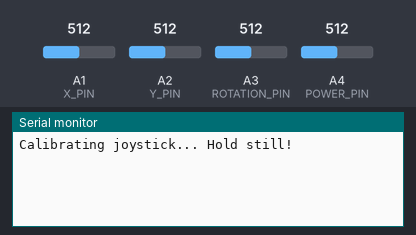
This sketch was run on a simulated Arduino Uno, built with avr-gcc and run on an emulated ATmega328P. On the bench: the last lines printed to the serial monitor. The inputs (shaded band) are chosen by the test bench; at power-on: A4 (POWER_PIN) = 512, A1 (X_PIN) = 512, A2 (Y_PIN) = 512, A3 (ROTATION_PIN) = 512. No radio packets arrive unless stated.

Above: at 0.8 s.
0.9 s: A4 (POWER_PIN) set to 217
At 3.5 s:
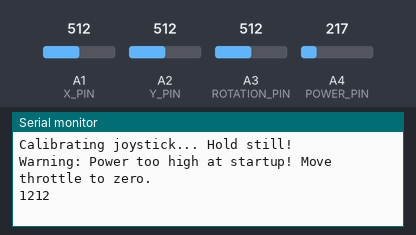
3.8 s: A4 (POWER_PIN) set to 187
5.3 s: A4 (POWER_PIN) set to 55
6.8 s: A4 (POWER_PIN) set to 49
At 7.7 s:
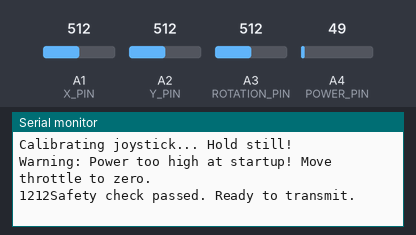

Measured:
- the behaviour switches between 52 and 51 on A4 (POWER_PIN) (found by bisection; images 1 and 2)
- after the input at 0.9 s, the serial monitor: prints a new line after 1.4 s (image 1)
- after the input at 6.8 s, the serial monitor: prints a new line at once (image 2)

The sketch:

Remote.ino
```cpp
#include <SPI.h>
#include <nRF24L01.h>
#include "RF24.h"

#define CE_PIN 5
#define CSN_PIN 6

RF24 radio(CE_PIN, CSN_PIN);

const uint64_t pipe = 0xE8E8F0F0E1LL;

// Joystick input pins
#define X_PIN A1
#define Y_PIN A2
#define ROTATION_PIN A3
#define POWER_PIN A4

// Struct to send data
struct DroneData {
  int x;
  int y;
  int rotation;
  int power;
};

DroneData data;

// Calibration values
int rollOffset = 0;
int pitchOffset = 0;
int yawOffset = 0;

// Safety check
bool safetyCheckPassed = false;

void setup(void){

 Serial.begin(57600);

  radio.begin();
  radio.setPALevel(RF24_PA_MAX);
  radio.openWritingPipe(pipe);
  radio.setChannel(108);
  radio.setDataRate(RF24_250KBPS);
  radio.stopListening();

  calibrateJoystick();

  int mappedPower = map(analogRead(POWER_PIN), 0, 1023, 1000, 2000);

  //Safety: If power is too high at startup, require user action
  if (mappedPower > 1200) {
    Serial.println("Warning: Power too high at startup! Move throttle to zero.");
    Serial.print(mappedPower);
    while (true) {
      int currentPower = analogRead(POWER_PIN);
      int mappedCurrentPower = map(currentPower, 0, 1023, 1000, 2000);
      if (mappedCurrentPower < 1050) {  // Allow start when power is low
        safetyCheckPassed = true;
        Serial.println("Safety check passed. Ready to transmit.");
        delay(1000);
        break;
      }
      delay(100);
    }
  } else {
    safetyCheckPassed = true;
  }
}

void loop(void)
{
  //if (!safetyCheckPassed) return;  // Block transmission if safety check failed

  // Read analog values
  data.x = constrain(map(analogRead(X_PIN), 0, 1023, 1000, 2000) - rollOffset, 1000, 2000);
  data.y = constrain(map(analogRead(Y_PIN), 0, 1023, 1000, 2000) - pitchOffset, 1000, 2000);
  data.rotation = constrain(map(analogRead(ROTATION_PIN), 0, 1023, 1000, 2000) - yawOffset, 1000, 2000);
  data.power = map(analogRead(POWER_PIN), 0, 1023, 1000, 2000);

  // Send data
  radio.write(&data, sizeof(data));

  Serial.print("X: ");
  Serial.print(data.x);
  Serial.print(", Y: ");
  Serial.print(data.y);
  Serial.print(" | Power: ");
  Serial.print(data.power);
  Serial.print(", Rotation: ");
  Serial.println(data.rotation);

  delay(50);  // Adjust delay based on communication requirements
}

void calibrateJoystick() {
  long rollSum = 0, pitchSum = 0, yawSum = 0;
  const int numSamples = 1000;

  Serial.println("Calibrating joystick... Hold still!");
  for (int i = 0; i < numSamples; i++) {
    rollSum += analogRead(X_PIN);
    pitchSum += analogRead(Y_PIN);
    yawSum += analogRead(ROTATION_PIN);
    delay(2);
  }

  rollOffset = map(rollSum / numSamples, 0, 1023, 1000, 2000) - 1500;
  pitchOffset = map(pitchSum / numSamples, 0, 1023, 1000, 2000) - 1500;
  yawOffset = map(yawSum / numSamples, 0, 1023, 1000, 2000) - 1500;
}
```
